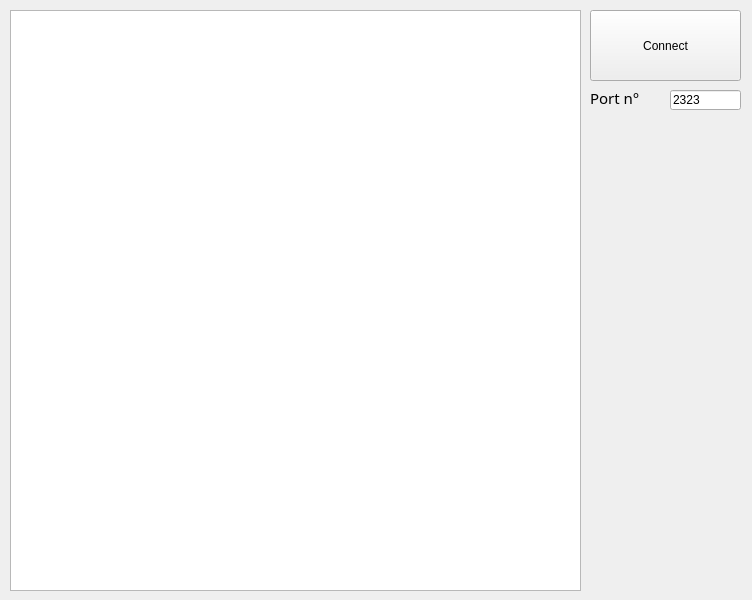
<?xml version="1.0" encoding="UTF-8"?>
<ui version="4.0">
 <class>MainWindow</class>
 <widget class="QMainWindow" name="MainWindow">
  <property name="geometry">
   <rect>
    <x>0</x>
    <y>0</y>
    <width>752</width>
    <height>600</height>
   </rect>
  </property>
  <property name="windowTitle">
   <string>MainWindow</string>
  </property>
  <widget class="QWidget" name="centralwidget">
   <widget class="QGraphicsView" name="graphicsView">
    <property name="geometry">
     <rect>
      <x>10</x>
      <y>10</y>
      <width>571</width>
      <height>581</height>
     </rect>
    </property>
   </widget>
   <widget class="QPushButton" name="connectButton">
    <property name="geometry">
     <rect>
      <x>590</x>
      <y>10</y>
      <width>151</width>
      <height>71</height>
     </rect>
    </property>
    <property name="text">
     <string>Connect</string>
    </property>
   </widget>
   <widget class="QLineEdit" name="lineEdit">
    <property name="geometry">
     <rect>
      <x>670</x>
      <y>90</y>
      <width>71</width>
      <height>20</height>
     </rect>
    </property>
    <property name="text">
     <string>2323</string>
    </property>
   </widget>
   <widget class="QLabel" name="label">
    <property name="geometry">
     <rect>
      <x>590</x>
      <y>90</y>
      <width>71</width>
      <height>16</height>
     </rect>
    </property>
    <property name="font">
     <font>
      <family>Calibri Light</family>
      <pointsize>11</pointsize>
     </font>
    </property>
    <property name="text">
     <string>Port n°</string>
    </property>
   </widget>
  </widget>
 </widget>
 <resources/>
 <connections/>
</ui>
